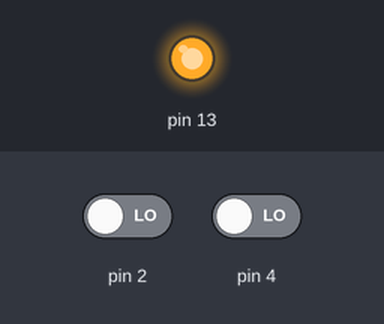
A sketch run on a simulated Arduino Uno, built with avr-gcc and run on an emulated ATmega328P. Parts: output pins drawn as LEDs (lit = HIGH). The test bench sets the inputs (shaded band); at power-on: pin 2 LOW, pin 4 LOW.

Above: at 1.2 s.
1.3 s: pin 2 driven HIGH
At 1.7 s:
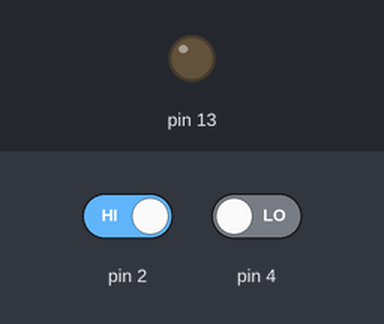
2.8 s: pin 2 driven LOW
At 4.0 s:
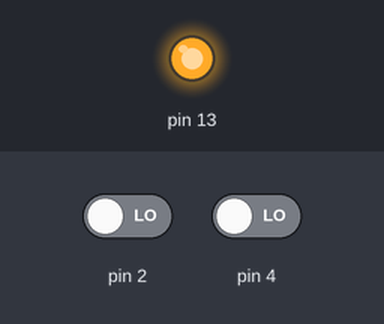
4.3 s: pin 4 driven HIGH
At 5.2 s:
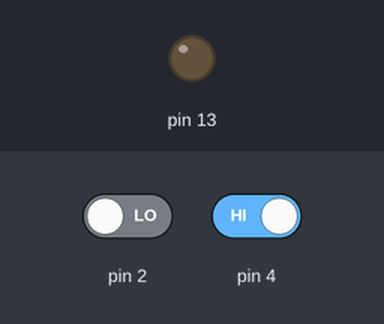
Timing chart, 0 to 7.3 s (numbered marks = the images above; inputs shaded):
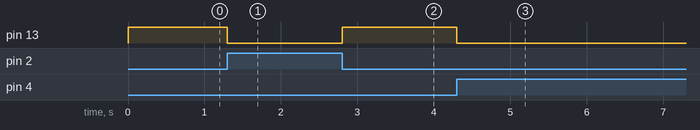

Measured:
- after the input at 1.3 s, pin 13: HIGH → LOW at once
- after the input at 2.8 s, pin 13: LOW → HIGH at once
- after the input at 4.3 s, pin 13: HIGH → LOW at once

The sketch:

nor.ino
```cpp
int estado1;
int estado2;
void setup() {
  // put your setup code here, to run once:
  pinMode(2, INPUT);
pinMode(4, INPUT);
pinMode(13, OUTPUT);
}

void loop() {
  // put your main code here, to run repeatedly:
estado1=digitalRead(2);
  estado2=digitalRead(4);
  if ((estado1==1 && estado2==1) || (estado1==1 && estado2==0) || (estado1==0 && estado2==1))
  {
    digitalWrite(13,LOW);
  }
  else
  {
    digitalWrite(13,HIGH);
  }
}
```
